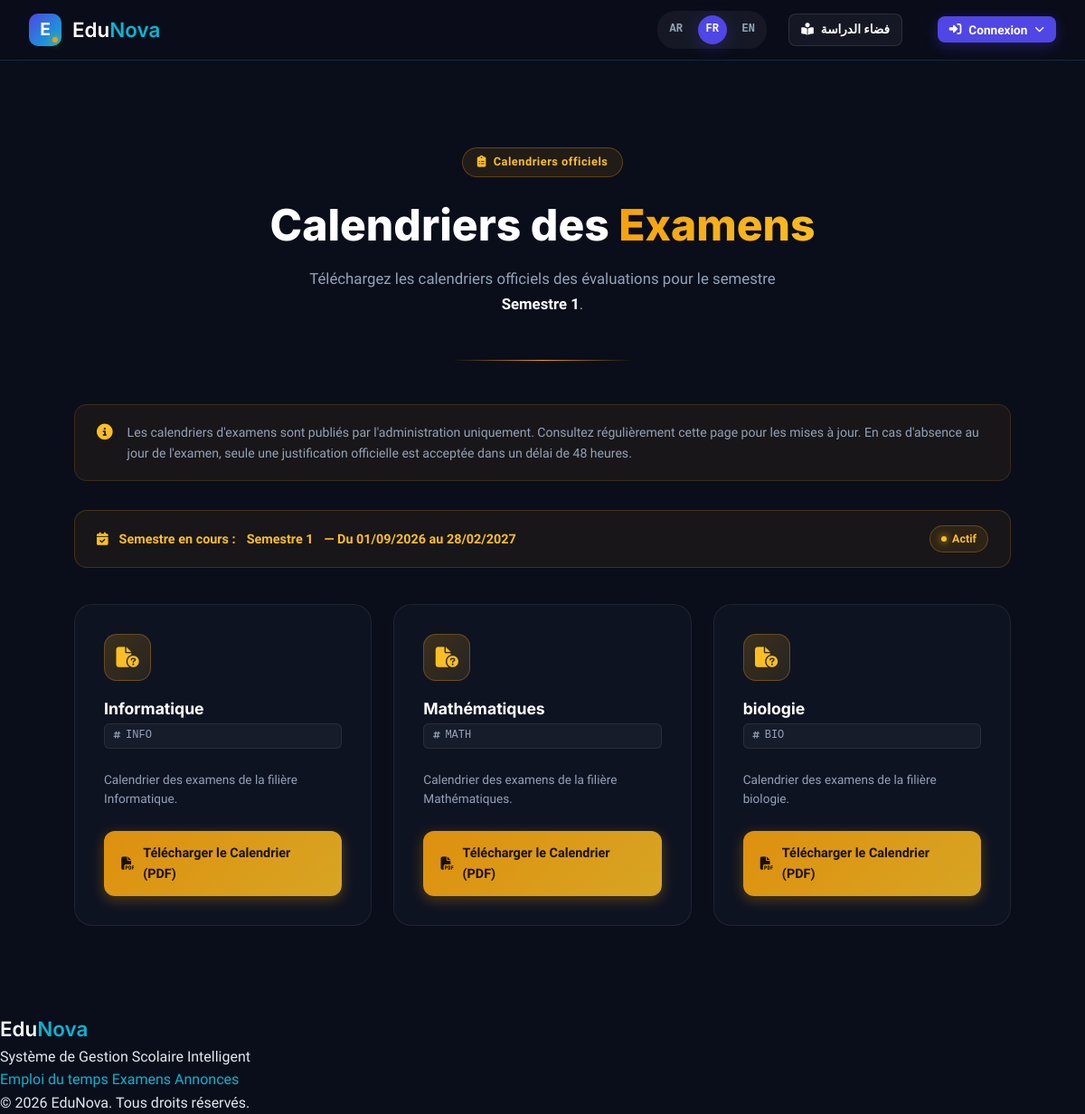
Page /examens on the committed database.
### gestion_scolaire_landshape/app/models/academic.py (models this page shows, shortened)
class Semestre(db.Model):
    __tablename__ = 'semestres'
    id                = db.Column(db.Integer,     primary_key=True, autoincrement=True)
    annee_scolaire_id = db.Column(db.Integer,     db.ForeignKey('annees_scolaires.id', ondelete='RESTRICT'), nullable=False)
    numero            = db.Column(db.SmallInteger, nullable=False)   # 1 ou 2
    date_debut        = db.Column(db.Date,         nullable=False)
    date_fin          = db.Column(db.Date,         nullable=False)
    est_actif         = db.Column(db.Boolean,      nullable=False,  default=False)
    notes_cloturees   = db.Column(db.Boolean,      nullable=False,  default=False)
    annee_scolaire      = db.relationship('AnneeScolaire',   back_populates='semestres')
    affectations        = db.relationship('AffectationEnseignement', back_populates='semestre', lazy='dynamic')
    resultats_semestre  = db.relationship('ResultatSemestre', back_populates='semestre', lazy='dynamic')
    calendrier_examens  = db.relationship('CalendrierExamen', back_populates='semestre', lazy='dynamic')
    emploi_du_temps     = db.relationship('EmploiDuTemps',    back_populates='semestre', lazy='dynamic')
    pdfs_emplois_temps  = db.relationship('PdfEmploiTemps',   back_populates='semestre', lazy='dynamic')
    __table_args__ = (
        db.UniqueConstraint('annee_scolaire_id', 'numero', name='uk_annee_sem'),
    )
    @property
    def label(self):
        return f'Semestre {self.numero}'

class Specialite(db.Model):
    __tablename__ = 'specialites'
    id          = db.Column(db.Integer,     primary_key=True, autoincrement=True)
    code        = db.Column(db.String(20),  nullable=False,   unique=True)
    nom         = db.Column(db.String(150), nullable=False)
    nom_ar      = db.Column(db.String(150), nullable=True)
    nom_en      = db.Column(db.String(150), nullable=True)
    description = db.Column(db.Text,        nullable=True)
    est_active  = db.Column(db.Boolean,     nullable=False,   default=True)
    created_at  = db.Column(db.DateTime,    default=lambda: datetime.now(timezone.utc))
    updated_at  = db.Column(db.DateTime,    default=lambda: datetime.now(timezone.utc),
                             onupdate=lambda: datetime.now(timezone.utc))
    sections            = db.relationship('Section',        back_populates='specialite',    lazy='dynamic')
    programmes          = db.relationship('Programme',      back_populates='specialite',    lazy='dynamic')
    pdfs_emplois_temps  = db.relationship('PdfEmploiTemps', back_populates='specialite',    lazy='dynamic')

### gestion_scolaire_landshape/app/blueprints/public/routes.py (the view)
@public_bp.route('/examens')
def examens():
    from app.models.academic import AnneeScolaire
    specialites = Specialite.query.filter_by(est_active=True).order_by(Specialite.nom).all()
    annee_active = AnneeScolaire.query.filter_by(est_active=True).first()
    if annee_active:
        semestres = Semestre.query.filter_by(annee_scolaire_id=annee_active.id).order_by(Semestre.numero).all()
    else:
        semestres = Semestre.query.order_by(Semestre.id.desc()).limit(2).all()
    sem_id = request.args.get('sem_id', type=int)
    if sem_id:
        semestre_actif = Semestre.query.get(sem_id)
    else:
        semestre_actif = next((s for s in semestres if s.est_actif), None)
        if not semestre_actif and semestres:
            semestre_actif = semestres[0]
    return render_template('public/examens.html',
                           specialites=specialites,
                           semestre=semestre_actif,
                           semestres=semestres)

### gestion_scolaire_landshape/app/templates/public/examens.html (shortened to what this page needs)
{% extends 'base.html' %}
{% block head %}
<link href="https://unpkg.com/aos@2.3.1/dist/aos.css" rel="stylesheet">
{% endblock %}
{% block content %}
<div class="page-hero" data-aos="fade-up">
  <div class="page-badge-amber"><i class="fa-solid fa-clipboard-list"></i> Calendriers officiels</div>
  <h1>Calendriers des <span style="background:linear-gradient(135deg,#f59e0b,#fbbf24);-webkit-background-clip:text;-webkit-text-fill-color:transparent;background-clip:text;">Examens</span></h1>
  <p>
    {% if semestre %}
      Téléchargez les calendriers officiels des évaluations pour le semestre <strong style="color:#fff;">{{ semestre.label }}</strong>.
    {% else %}
      Aucun semestre actif pour le moment. Revenez prochainement.
    {% endif %}
  </p>
</div>
<section class="exam-section">
  <div class="alert-tip" data-aos="fade-up">
    <i class="fa-solid fa-circle-info"></i>
    <span>
      Les calendriers d'examens sont publiés par l'administration uniquement.
      Consultez régulièrement cette page pour les mises à jour. En cas d'absence au jour de l'examen,
      seule une justification officielle est acceptée dans un délai de 48 heures.
    </span>
  </div>
  {% if semestre %}
  <div class="sem-info-bar" data-aos="fade-up">
    <div class="sem-label">
      <i class="fa-solid fa-calendar-check"></i>
      Semestre en cours : <strong>{{ semestre.label }}</strong>
      {% if semestre.date_debut and semestre.date_fin %}
        — Du {{ semestre.date_debut.strftime('%d/%m/%Y') }} au {{ semestre.date_fin.strftime('%d/%m/%Y') }}
      {% endif %}
    </div>
    <div class="sem-status">
      <div class="sem-dot"></div>
      Actif
    </div>
  </div>
  {% endif %}
  <div class="exam-grid">
    {% for spe in specialites %}
    <div class="exam-card" data-aos="fade-up" data-aos-delay="{{ loop.index0 * 80 }}">
      <div class="exam-icon">
        <i class="fa-solid fa-file-circle-question"></i>
      </div>
      <h4>{{ spe.nom }}</h4>
      <div class="spe-code"> {{ spe.code }}</div>
      {% if spe.description %}
      <p style="font-size:0.85rem; color:var(--text-muted); line-height:1.6; margin-bottom:1.5rem; flex:1;">
        {{ spe.description | truncate(90) }}
      </p>
      {% else %}
      <p style="font-size:0.85rem; color:var(--text-muted); line-height:1.6; margin-bottom:1.5rem; flex:1;">
        Calendrier des examens de la filière {{ spe.nom }}.
      </p>
      {% endif %}
      <a href="{{ url_for('public.telecharger_examen', spe_id=spe.id) }}" class="btn-download-exam">
        <i class="fa-solid fa-file-pdf"></i>
        Télécharger le Calendrier (PDF)
      </a>
    </div>
    {% else %}
    <div class="empty-state">
      <i class="fa-solid fa-folder-open"></i>
      <p>Aucun calendrier d'examens disponible pour le moment.</p>
    </div>
    {% endfor %}
  </div>
</section>
{% endblock %}

### gestion_scolaire_landshape/app/static/css/edunova.css (style rules this page uses)
:root { --bg-deep-void: #0a0e1a; --bg-midnight-slate: #111827; --bg-card-glass: rgba(17, 24, 39, 0.65); --c-aurora-indigo: #4f46e5; --c-aurora-hover: #4338ca; --c-nova-cyan: #06b6d4; --c-gold-dust: #f59e0b; --text-main: #e2e8f0; --text-muted: #94a3b8; --s-success: #10b981; --s-danger: #ef4444; --s-warning: #f59e0b; --s-info: #3b82f6; --font-display: 'Clash Display', 'Inter', sans-serif; --font-body: 'Sora', 'Inter', sans-serif; --font-arabic: 'Noto Kufi Arabic', sans-serif; --font-mono: 'JetBrains Mono', monospace; --transition-fast: 150ms cubic-bezier(0.4, 0, 0.2, 1); --transition-smooth: 350ms cubic-bezier(0.25, 1, 0.5, 1); --shadow-glow: 0 4px 20px rgba(79, 70, 229, 0.25); --shadow-glass: 0 8px 32px rgba(0, 0, 0, 0.3); --border-glass: 1px solid rgba(255, 255, 255, 0.08); --border-cyan: 1px solid rgba(6, 182, 212, 0.3); }
* { margin: 0; padding: 0; box-sizing: border-box; }
body { font-family: var(--font-body); background-color: var(--bg-deep-void); color: var(--text-main); line-height: 1.6; min-height: 100vh; display: flex; flex-direction: column; overflow-x: hidden; }
h1, h2, h3, h4, h5, h6 { font-family: var(--font-display); font-weight: 600; line-height: 1.2; }
a { color: var(--c-nova-cyan); text-decoration: none; transition: color var(--transition-fast); }

### gestion_scolaire_landshape/app/templates/base.html (style rules this page uses)
body { top: 0px !important; }

### rows in the picture
Semestre: label "Semestre 1", date_debut "01/09/2026", date_fin "28/02/2027"
Specialite: nom "Informatique", code "INFO"
Specialite: nom "Mathématiques", code "MATH"
Specialite: nom "biologie", code "BIO"

### other values in the picture
{{ 2026 }} "2026"
